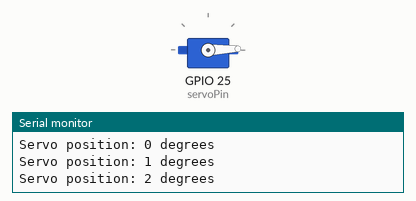
The sketch below on a simulated ESP32. On the bench: servo, the last lines printed to the serial monitor.

Above: at 0.05 s.
At 1.75 s:
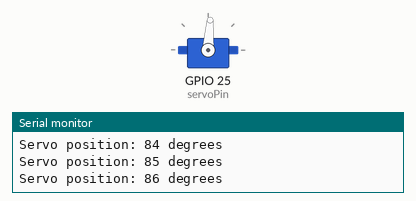
At 3.5 s:
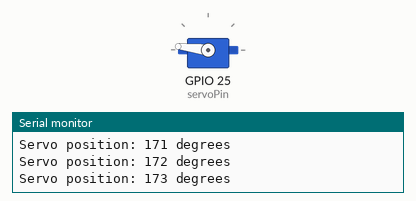
At 6.95 s:
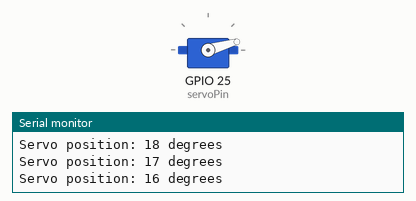
Timing chart, 0 to 9.4 s (numbered marks = the images above):
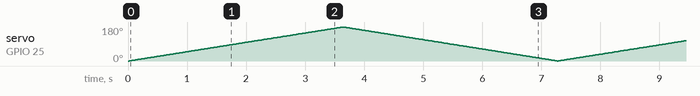

The sketch:

Servo_Project.ino
```cpp
#include <ESP32Servo.h>

// Define the pin for the servo
const int servoPin = 25;  // Note: Use a valid GPIO pin for ESP32

Servo myServo;

// Define the initial angle and step
int currentAngle = 0;
int step = 1;  // Small step for smooth movement
bool increasing = true;  // True for moving forward, false for moving back

void setup() {
  // Start serial communication with the specified baud rate
  Serial.begin(115200);

  // Attach the servo on the specified pin
  myServo.attach(servoPin);

  // Print a message to the serial monitor
  Serial.println("Servo initialized");
}

void loop() {
  // Write the current angle to the servo
  myServo.write(currentAngle);
  Serial.print("Servo position: ");
  Serial.print(currentAngle);
  Serial.println(" degrees");

  // Delay for smooth movement
  delay(20);  // 20ms delay between each step (adjustable for speed)

  // Update the angle based on the current direction
  if (increasing) {
    currentAngle += step;
    if (currentAngle >= 180) {  // When it reaches 180 degrees, reverse direction
      increasing = false;
      currentAngle = 180;  // Cap at 180 degrees
    }
  } else {
    currentAngle -= step;
    if (currentAngle <= 0) {  // When it reaches 0 degrees, start moving forward
      increasing = true;
      currentAngle = 0;  // Cap at 0 degrees
    }
  }
}
```
